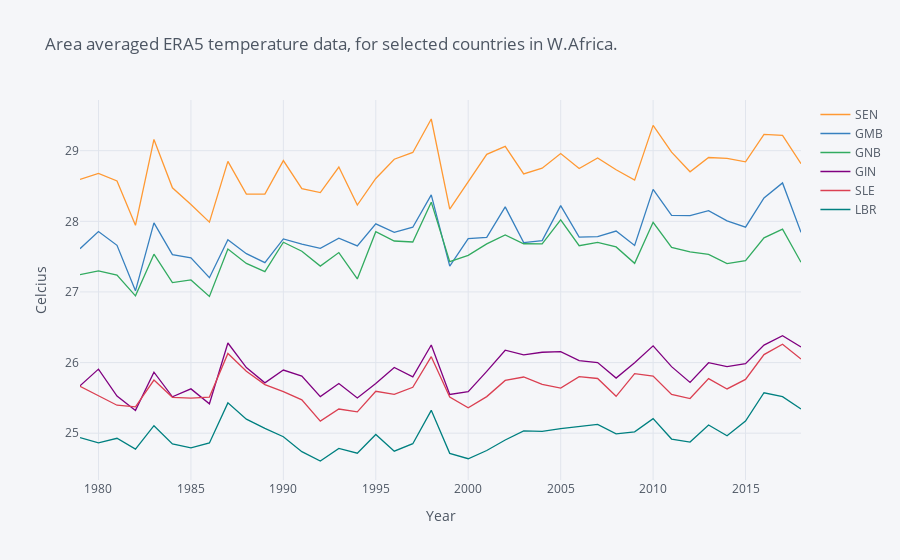

Notebook cell for this chart:
### Markdown cell above
Вернёмся к нашему интерактивному графику и разберём некоторые кнопки панели управления графиком — она появляется, если навести на график курсор:

### Code cell
africa.iplot(title='Area averaged ERA5 temperature data, for selected countries in W.Africa.',
             xTitle='Year',
             yTitle='Celcius')
